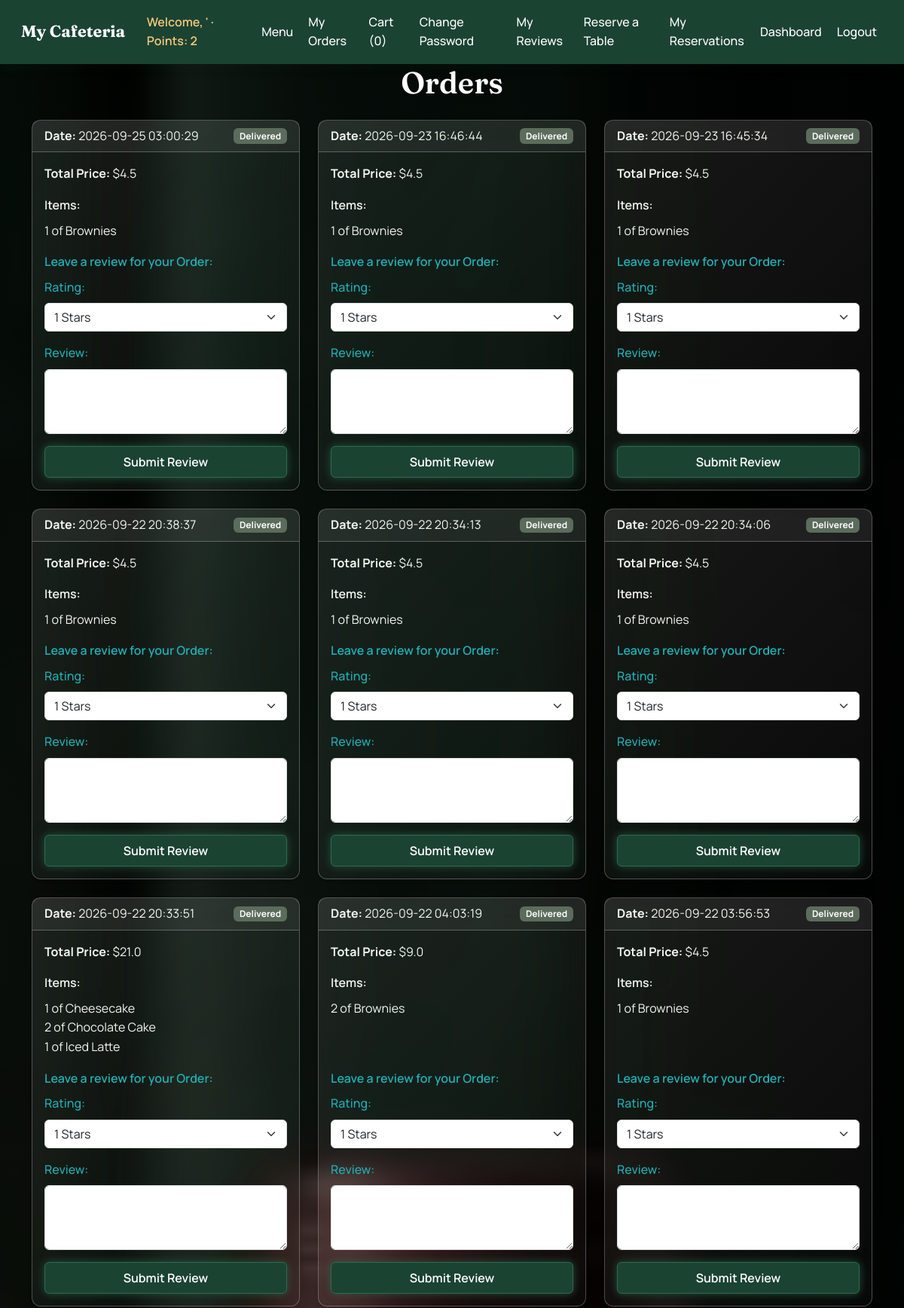
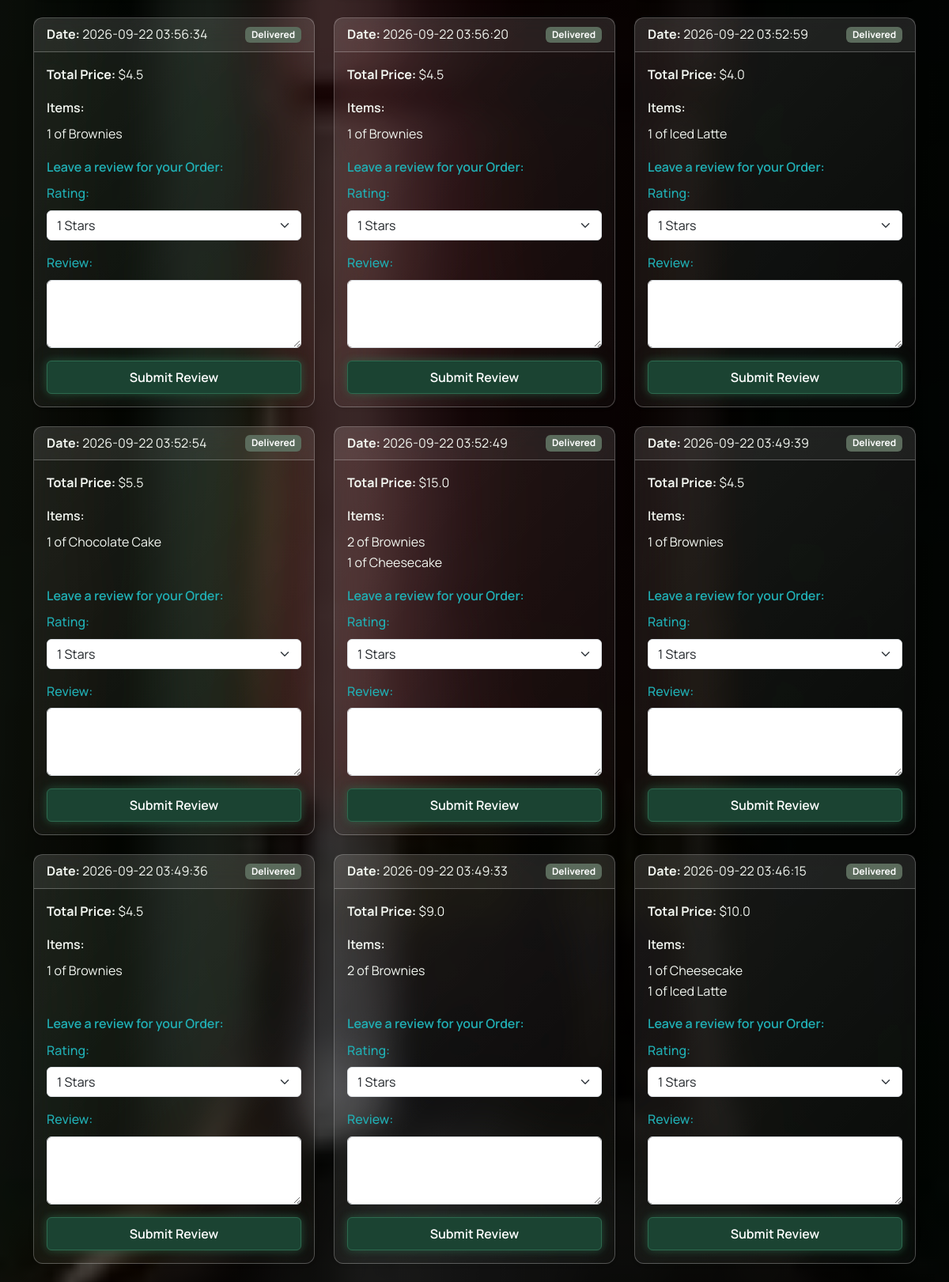
/reviews (signed in, upper part), run on the app's committed database (2 pictures, top to bottom).
### tables this page shows
CREATE TABLE orders (
    id INTEGER PRIMARY KEY AUTOINCREMENT,
    user_id INTEGER NOT NULL,
    total_price REAL NOT NULL CHECK(total_price >= 0),
    status TEXT NOT NULL CHECK(status IN ('pending', 'preparing', 'completed', 'delivered')),
    created_at DATETIME DEFAULT CURRENT_TIMESTAMP,
    reviewed BOOLEAN DEFAULT FALSE CHECK(reviewed IN (TRUE, FALSE)),
    FOREIGN KEY (user_id) REFERENCES users(id)
);

CREATE TABLE order_items (
    id INTEGER PRIMARY KEY AUTOINCREMENT,
    order_id INTEGER NOT NULL,
    menu_item_id INTEGER NOT NULL,
    quantity INTEGER NOT NULL CHECK(quantity > 0),
    price REAL NOT NULL CHECK(price >= 0),
    created_at DATETIME DEFAULT CURRENT_TIMESTAMP,
    FOREIGN KEY (order_id) REFERENCES orders(id),
    FOREIGN KEY (menu_item_id) REFERENCES menu_items(id)
);

CREATE TABLE menu_items (
    id INTEGER PRIMARY KEY AUTOINCREMENT,
    name TEXT NOT NULL unique,
    description TEXT,
    price REAL NOT NULL CHECK(price >= 0),
    category TEXT NOT NULL CHECK(category IN ('main', 'drinks', 'dessert')),
    created_at DATETIME DEFAULT CURRENT_TIMESTAMP,
    is_available BOOLEAN DEFAULT TRUE CHECK(is_available IN (TRUE, FALSE))
);

### app.py (the view)
@app.route("/reviews")
@login_required
def reviews():
    user_id = session.get('user_id')
    orders = db.execute("SELECT * FROM orders WHERE user_id = ? AND status IN ('delivered') AND not reviewed" , user_id)
    for order in orders:
        order_items = db.execute("SELECT menu_items.name, order_items.price, order_items.quantity FROM order_items JOIN menu_items ON order_items.menu_item_id = menu_items.id WHERE order_items.order_id = ?", order['id'])
        order['items'] = order_items
    return render_template("reviews.html", orders=sorted(orders, key=lambda x: x['created_at'], reverse=True), stars=stars)

### app.py (called while the page is built)
@app.context_processor
def inject_flash_helpers():
    def flash_class(category):
        mapping = {
            "success": "success",
            "warning": "warning",
            "info": "info",
            "danger": "danger",
            "error": "danger",
        }
        return mapping.get(category or "", "info")
    def format_price(value):
        formatted = f"{float(value):.2f}"
        return formatted.rstrip("0").rstrip(".")
    return {"flash_class": flash_class, "format_price": format_price}

def login_required(func):
    @wraps(func)
    def decorator(*args, **kwargs):
        if session.get("user_id") is None:
            flash('you need to login first!', 'warning')
            return redirect("/login")
        return func(*args, **kwargs)
    return decorator

### templates/reviews.html (shortened to what this page needs)
{% extends "base.html" %}
{% block content %}
<div class="container orders-page">
    <h1 class="mb-4 text-center">Orders</h1>
    {% if orders %}
        <div class="row g-4">
            {% for order in orders %}
                <div class="col-12 col-md-6 col-lg-4">
                    <div class="card h-100 shadow-sm order-summary-card">
                        <div class="card-header d-flex justify-content-between align-items-center">
                            <span class="order-date"><strong>Date:</strong> {{ order.created_at }}</span>
                            <span class="badge bg-secondary">{{ order.status|capitalize }}</span>
                        </div>
                        <div class="card-body d-flex flex-column">
                            <p class="mb-3"><strong>Total Price:</strong> ${{ order.total_price }}</p>
                            <p class="fw-semibold mb-2">Items:</p>
                            <ul class="list-unstyled order-items-list mb-3">
                                {% for item in order['items'] %}
                                    <li class="order-item-line">{{item['quantity']}} of {{ item['name'] }}</li>
                                {% endfor %}
                            </ul>
                            <form action="/submit_review" method="POST" class="review-form mt-auto">
                                <label for="review" class="form-label fw-semibold">Leave a review for your Order:</label>
                                <div class="mb-3">
                                    <label for="rating" class="form-label">Rating:</label>
                                    <select name="rating" id="rating" class="form-select" required>
                                        {% for star in stars %}
                                            <option value="{{ star }}">{{ star }} Stars</option>
                                        {% endfor %}
                                    </select>
                                </div>
                                <div class="mb-3">
                                    <label for="review" class="form-label">Review:</label>
                                    <textarea name="review" id="review" class="form-control" rows="3"></textarea>
                                </div>
                                <button type="submit" class="btn btn-primary w-100">Submit Review</button>
                            </form>
                        </div>
                    </div>
                </div>
            {% endfor %}
        </div>
    {% else %}
        <p class="text-center text-muted fs-5 py-5 mb-0">You have no orders.</p>
    {% endif %}
</div>
{% endblock %}

### static/style.css (style rules this page uses)
:root { --color-primary: #1B4332; --color-primary-light: #2D6A4F; --color-primary-dark: #0D2818; --color-secondary: #7C9473; --color-secondary-light: #A8BFA0; --color-secondary-dark: #5A7052; --color-background: #0B3541; --color-surface: #C6D4B0; --color-card: #FFFFFF; --color-card-border: #A9BC8E; --color-card-muted: #DDD2B9; --color-navy: #16213E; --color-text: #1C2A20; --color-text-muted: #5B6B5C; --color-text-on-primary: #FFFFFF; --color-accent: #7485b43f; --color-accent-light: #64ca8f94; --color-accent-dark: #3c446b; --color-success: #2B8C55; --color-warning: #C1682F; --color-danger: #B3403A; --color-info: #3E6FA0; --shadow-sm: 0 1px 3px rgba(28, 42, 32, 0.10); --shadow-md: 0 4px 14px rgba(28, 42, 32, 0.16); --radius-sm: 6px; --radius-md: 12px; --font-heading: 'Fraunces', Georgia, serif; --font-body: 'Manrope', -apple-system, BlinkMacSystemFont, "Segoe UI", sans-serif; --glass-bg: linear-gradient(135deg, rgba(255,255,255,0.09), rgba(255,255,255,0.03)); --glass-border: rgba(255, 255, 255, 0.26); --glass-blur: blur(16px) saturate(160%); --glass-shadow: 0 8px 32px rgba(0, 0, 0, 0.35), inset 0 1px 0 rgba(255,255,255,0.14); --glass-shadow-hover: 0 14px 44px rgba(0, 0, 0, 0.45), inset 0 1px 0 rgba(255,255,255,0.18); --color-text-glass: #F3F7F1; --color-text-glass-muted: rgba(243, 247, 241, 0.72); --color-neon: #34E3A1; --color-neon-glow: rgba(52, 227, 161, 0.55); --color-neon-glow-soft: rgba(52, 227, 161, 0.28); --glass-input-bg: rgba(0, 0, 0, 0.28); --glass-input-border: rgba(255, 255, 255, 0.30); --color-label: #20afb4; }
* { box-sizing: border-box; }
body { margin: 0; background-image: linear-gradient(rgba(0, 0, 0, 0.7), rgba(0, 0, 0, 0.7)), url('images/B.jpg'); background-size: cover; background-position: center; background-repeat: no-repeat; background-attachment: fixed; color: var(--color-text-on-primary); font-family: var(--font-body); line-height: 1.6; }
h1, h2, h3, h4, h5, h6 { font-family: var(--font-heading); color: var(--color-text-on-primary); font-weight: 600; line-height: 1.25; }
button, .btn, input[type="submit"] { font-family: var(--font-body); font-weight: 600; border-radius: var(--radius-sm); border: 1px solid var(--color-primary-light); background-color: var(--color-primary); color: var(--color-text-on-primary); padding: 0.5rem 1.1rem; cursor: pointer; box-shadow: 0 0 10px rgba(45, 106, 79, 0.55), 0 0 22px rgba(45, 106, 79, 0.28); transition: background-color 0.15s ease, box-shadow 0.2s ease, border-color 0.2s ease, transform 0.05s ease; }
.btn-primary { background-color: var(--color-primary); border-color: var(--color-primary-light); box-shadow: 0 0 10px rgba(45, 106, 79, 0.55), 0 0 22px rgba(45, 106, 79, 0.28); }
.card { background: var(--glass-bg); border: 1px solid var(--glass-border); border-radius: var(--radius-md); box-shadow: var(--glass-shadow); backdrop-filter: var(--glass-blur); -webkit-backdrop-filter: var(--glass-blur); color: var(--color-text-glass); }
.card-header { background: rgba(255, 255, 255, 0.06); border-bottom: 1px solid var(--glass-border); color: var(--color-text-glass); }
label { font-weight: 500; color: var(--color-label); display: inline-block; margin-bottom: 0.25rem; }
input, select, textarea { font-family: var(--font-body); border: 1px solid var(--color-card-border); border-radius: var(--radius-sm); padding: 0.5rem 0.75rem; background-color: var(--color-card); color: var(--color-text); }
.badge.bg-secondary { background-color: var(--color-text-muted) !important; }

### data on the page
orders: created_at "2026-09-25 03:00:29", status "Delivered", total_price "4.5"
order_items: quantity "1", name "Brownies"
orders: created_at "2026-09-23 16:46:44", status "Delivered", total_price "4.5"
order_items: quantity "1", name "Brownies"
orders: created_at "2026-09-23 16:45:34", status "Delivered", total_price "4.5"
order_items: quantity "1", name "Brownies"
orders: created_at "2026-09-22 20:38:37", status "Delivered", total_price "4.5"
order_items: quantity "1", name "Brownies"
orders: created_at "2026-09-22 20:34:13", status "Delivered", total_price "4.5"
order_items: quantity "1", name "Brownies"
orders: created_at "2026-09-22 20:34:06", status "Delivered", total_price "4.5"
order_items: quantity "1", name "Brownies"
orders: created_at "2026-09-22 20:33:51", status "Delivered", total_price "21.0"
order_items: quantity "1", name "Cheesecake"
order_items: quantity "2", name "Chocolate Cake"
order_items: quantity "1", name "Iced Latte"
orders: created_at "2026-09-22 04:03:19", status "Delivered", total_price "9.0"
order_items: quantity "2", name "Brownies"
orders: created_at "2026-09-22 03:56:53", status "Delivered", total_price "4.5"
order_items: quantity "1", name "Brownies"
orders: created_at "2026-09-22 03:56:34", status "Delivered", total_price "4.5"
order_items: quantity "1", name "Brownies"
orders: created_at "2026-09-22 03:56:20", status "Delivered", total_price "4.5"
order_items: quantity "1", name "Brownies"
orders: created_at "2026-09-22 03:52:59", status "Delivered", total_price "4.0"
order_items: quantity "1", name "Iced Latte"
orders: created_at "2026-09-22 03:52:54", status "Delivered", total_price "5.5"
order_items: quantity "1", name "Chocolate Cake"
orders: created_at "2026-09-22 03:52:49", status "Delivered", total_price "15.0"
order_items: quantity "2", name "Brownies"
order_items: quantity "1", name "Cheesecake"
orders: created_at "2026-09-22 03:49:39", status "Delivered", total_price "4.5"
order_items: quantity "1", name "Brownies"
orders: created_at "2026-09-22 03:49:36", status "Delivered", total_price "4.5"
order_items: quantity "1", name "Brownies"
orders: created_at "2026-09-22 03:49:33", status "Delivered", total_price "9.0"
order_items: quantity "2", name "Brownies"
orders: created_at "2026-09-22 03:46:15", status "Delivered", total_price "10.0"
order_items: quantity "1", name "Cheesecake"
order_items: quantity "1", name "Iced Latte"

### other printed values
{{ session['user_name'] }} "'"
{{ session["points"] }} "2"
{{ session['cart']|length if session.get('cart') else 0 }} "0"
form field rating "1 Stars"
